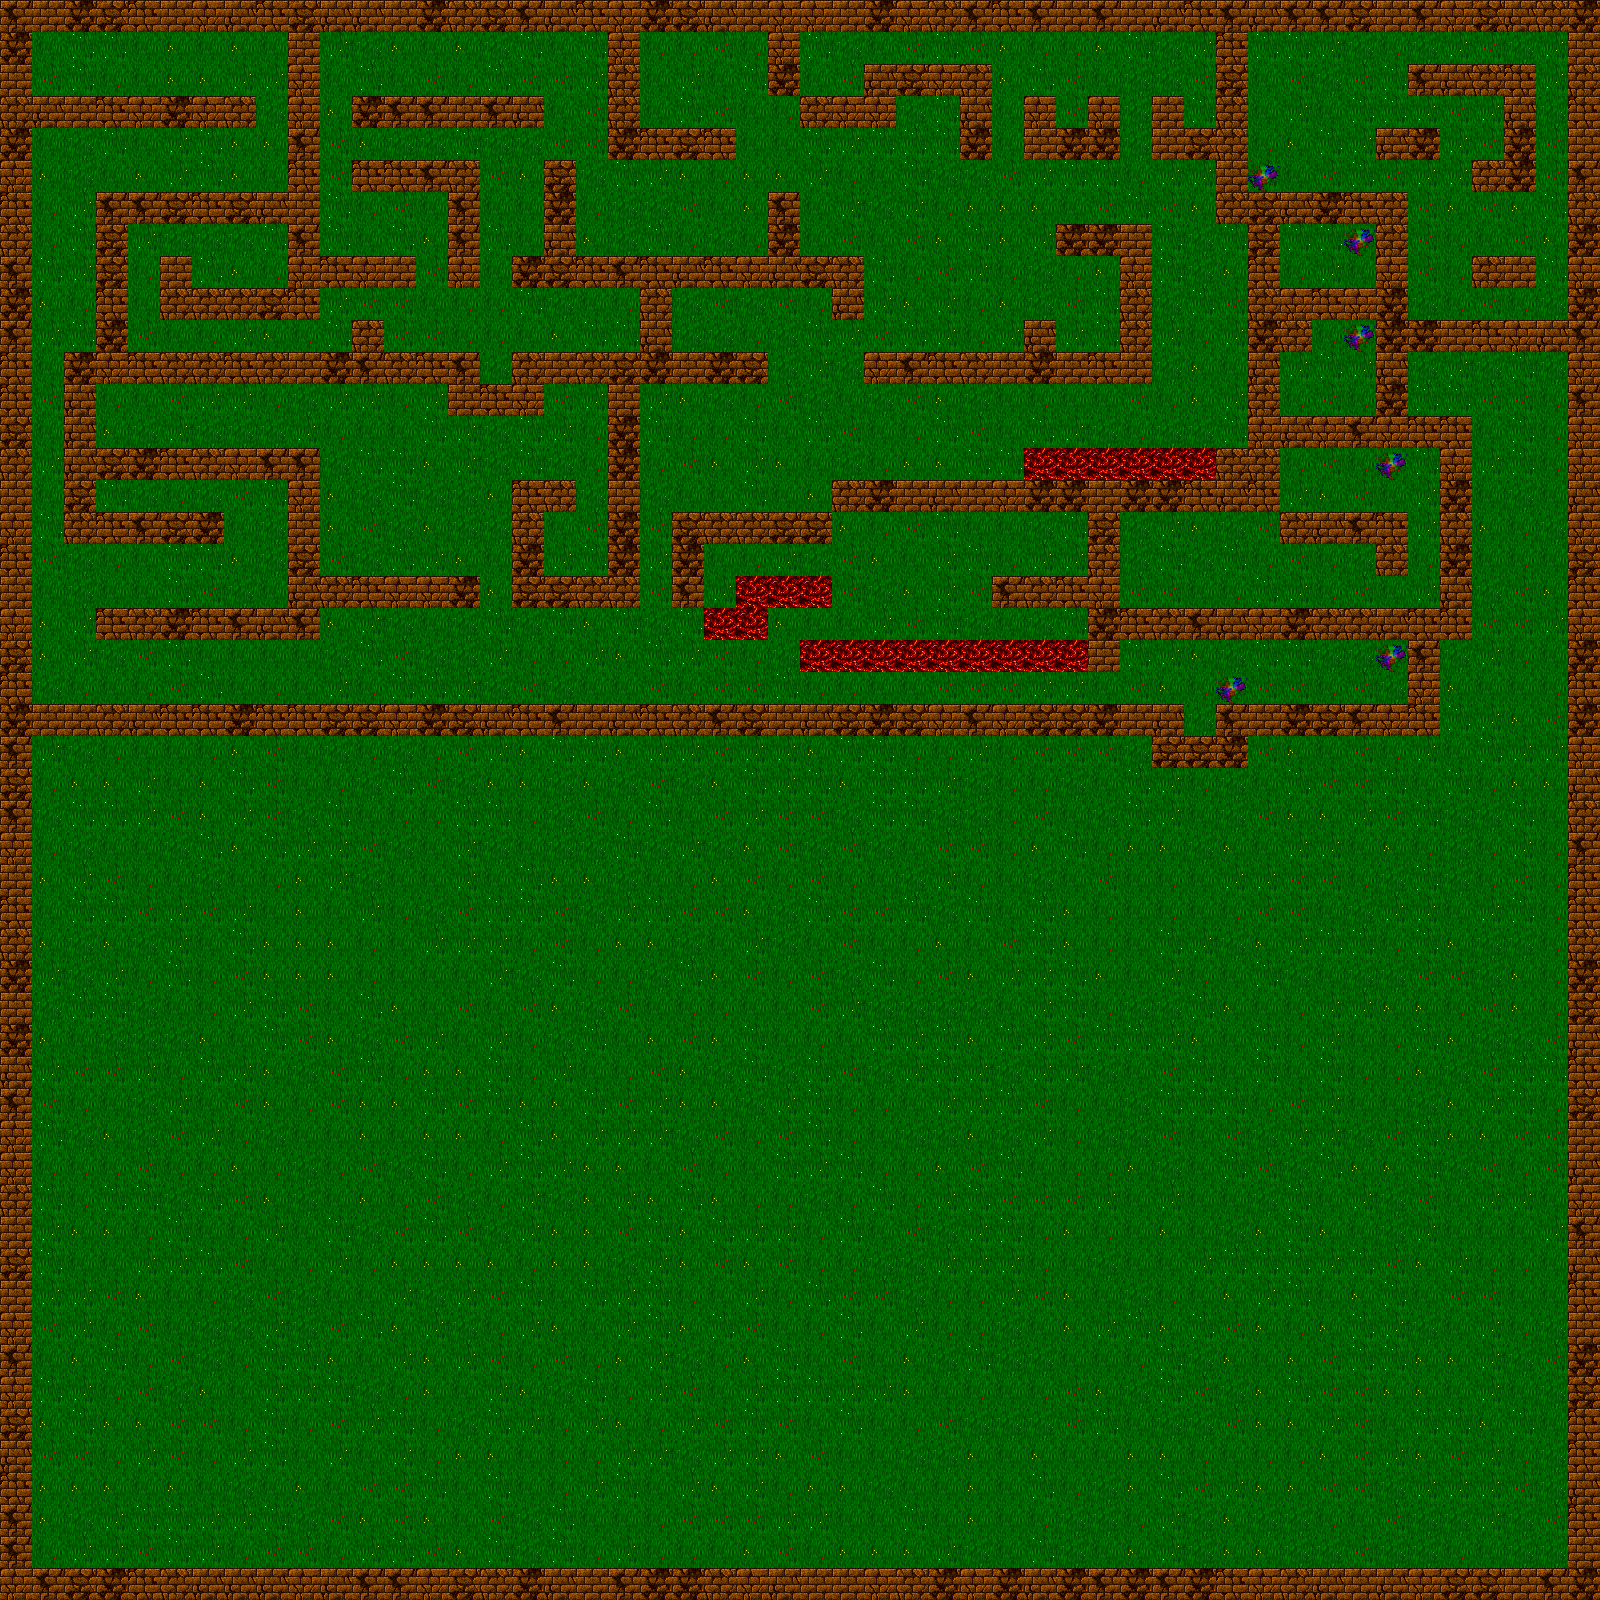

A 2D game scene composited from a Tiled map and its tileset images. What follows is a short description and the map's XML, with each tile layer's data collapsed to a summary:
An orthogonal 50x50 tile map with 32x32 px tiles, 2 tile layers (Tile Layer 1, Tile Layer 2), 1 hidden layer not drawn, 2 tilesets and 4 objects (entity).

<map version="1.8" tiledversion="1.8.4" orientation="orthogonal" renderorder="right-down" compressionlevel="0" width="50" height="50" tilewidth="32" tileheight="32" infinite="0" nextlayerid="5" nextobjectid="9">
 <tileset firstgid="1" source="test_map_tileset.tsx" />
 <tileset firstgid="3073" source="../../../experiments/ecs/resources/maps/test_map_tileset.tsx" />
 <layer id="1" name="Tile Layer 1" width="50" height="50" locked="1">
  <data>[2500 cells, 2500 non-empty, 8 distinct tile ids]</data>
 </layer>
 <layer id="2" name="Tile Layer 2" width="50" height="50" locked="1">
  <data>[2500 cells, 532 non-empty, 9 distinct tile ids]</data>
 </layer>
 <layer id="3" name="Tile Layer 3" width="50" height="50" visible="0" locked="1">
  <properties>
   <property name="collisionLayer" type="bool" value="true" />
  </properties>
  <data>[2500 cells, 411 non-empty, 2 distinct tile ids]</data>
 </layer>
 <objectgroup id="4" name="Object Layer 1" visible="0">
  <object id="1" x="96" y="64">
   <point />
  </object>
  <object id="2" name="test" type="entity" gid="11" x="240" y="80" width="32" height="32">
   <properties>
    <property name="movable:Movable" type="class" />
    <property name="templates" value="model/body/male/human/olive" />
   </properties>
  </object>
  <object id="3" gid="11" x="1253.33" y="185.333" width="32" height="32" />
  <object id="8" x="938.667" y="257.333">
   <polyline points="0,0 110.667,-64 253.333,-57.3333 246.667,148 -92,150.667 -280,245.333 -282.667,393.333 -148,392 -146.667,362.667 126.667,364" />
  </object>
 </objectgroup>
</map>
